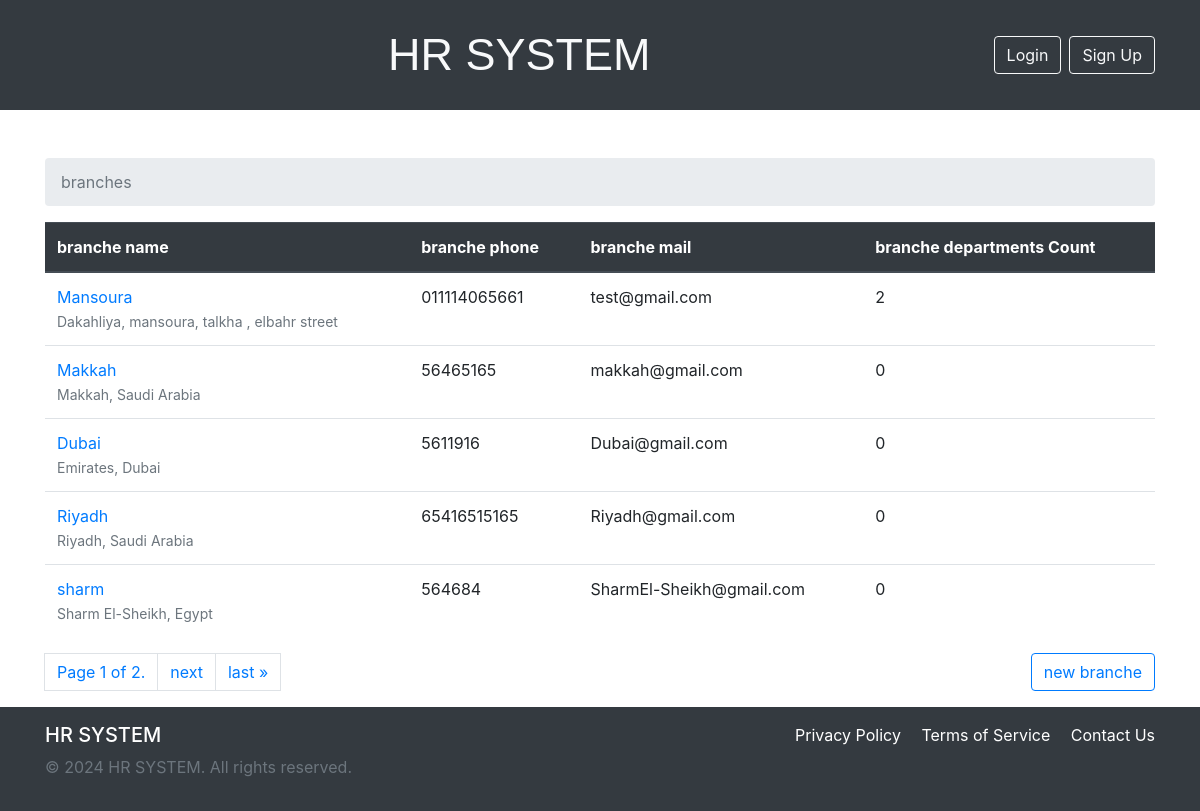
Before: / with the older database file.
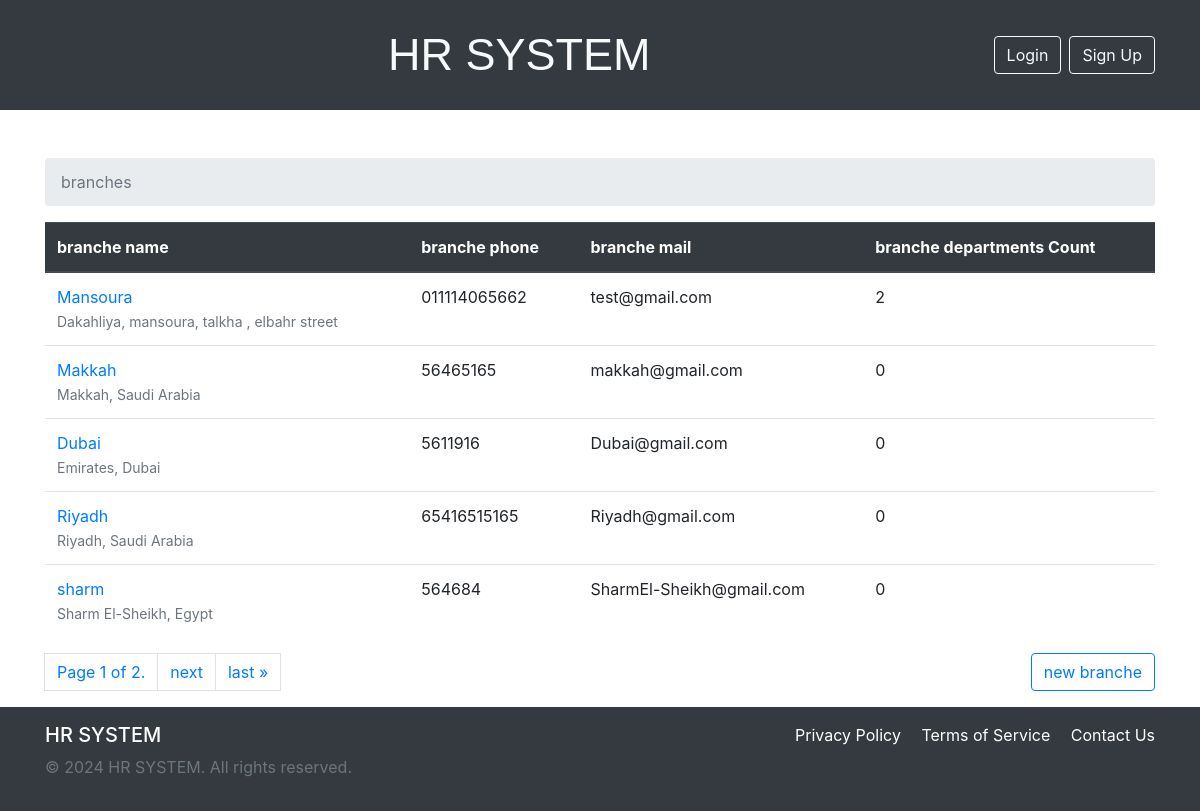
After: the same page with the newer database file.
### company/models.py (models this page shows, shortened)
class branches(models.Model):
    name = models.CharField(max_length=50,unique=True)
    address = models.CharField(max_length=100,help_text="enter full address")
    phone = models.CharField(max_length=12,null=True)
    email = models.EmailField(max_length=60,null = True)

### company/views.py (the view)
# urls.py: path('',compView.BranchesView.as_view(),name="branches"),
class BranchesView(ListView):
    model = branches
    template_name = 'company/branches.html'
    context_object_name = 'branches'
    paginate_by = 5

### template/company/branches.html (shortened to what this page needs)
{% extends 'base.html'%}
{% block breadcrumb%}
    <li class="breadcrumb-item active" aria-current="page">branches</li>
{%endblock%}
{% block content%}
    <table class="table table-hover">
        <thead class="thead-dark">
            <th>branche name</th>
            <th>branche phone</th>
            <th>branche mail</th>
            <th>branche departments Count</th>
        </thead>
        <tbody>
        {%for branche in branches %}
            <tr>
                <td><a href="{% url 'branchesDetails' branche.pk %}">{{branche.name}}</a><br/><small class="text-muted">{{branche.address}}</small></td>
                <td>{%if branche.phone%}{{branche.phone}}{%endif%}</td>
                <td>{%if branche.email%}{{branche.email}}{%endif%}</td>
                <td>{{branche.departmentsBranche.count}}</td>
            </tr>
        {% endfor %}
        </tbody>
    </table>
    <nav aria-label="Page navigation example">
        <ul class="pagination">
            <li class="page-link">Page {{ page_obj.number }} of {{ page_obj.paginator.num_pages }}.</li>
        {% if page_obj.has_next %}
            <li class="page-item"><a class="page-link" href="?page={{ page_obj.next_page_number }}">next</a></li>
            <li class="page-item"><a class="page-link" href="?page={{ page_obj.paginator.num_pages }}">last &raquo;</a></li>
        {% endif %}
        <hr/><a href="{% url 'newBranche'%}" class="btn btn-outline-primary">new branche</a>
    </div>
{%endblock%}

Changed rows visible on the page:
changed branches "Mansoura": phone "011114065661" → "011114065662"
